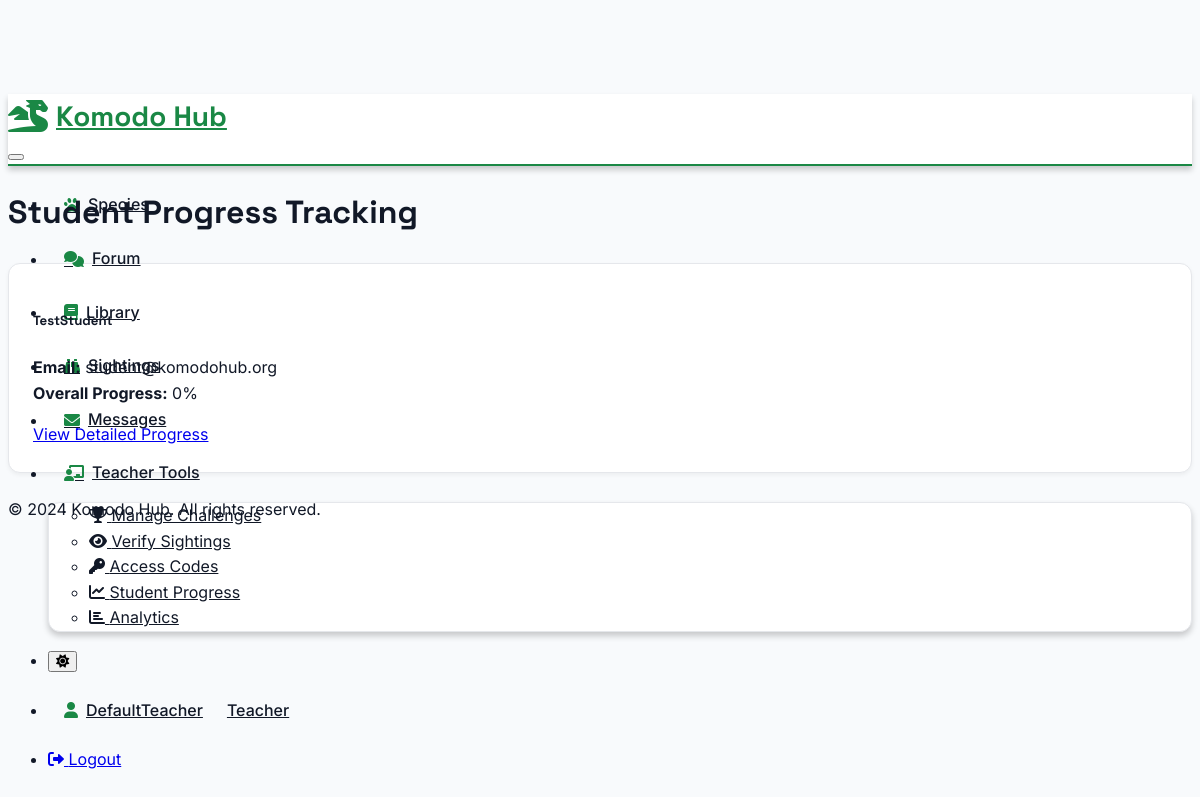
/student-list (signed in), run on the app's committed database.
### models.py (models this page shows, shortened)
class User(UserMixin, db.Model):
    id = db.Column(db.Integer, primary_key=True)
    username = db.Column(db.String(64), unique=True, nullable=False)
    email = db.Column(db.String(120), unique=True, nullable=False)
    password_hash = db.Column(db.String(256))
    role = db.Column(db.String(20), nullable=False)  # teacher, student, community
    created_at = db.Column(db.DateTime, default=datetime.utcnow)
    avatar = db.Column(db.String(200), default='default.svg')  # URL to avatar image
    theme_preference = db.Column(db.String(50), default='light')  # light, dark, nature
    achievements = db.relationship('Achievement', backref='user', lazy=True)
    resources = db.relationship('EducationalResource', backref='author', lazy=True)
    programs = db.relationship('ConservationProgram', backref='coordinator', lazy=True)
    progress = db.relationship('UserProgress', backref='user', lazy=True)
    programs_joined = db.relationship('ConservationProgram',
                                    secondary='user_programs',
                                    backref=db.backref('participants', lazy='dynamic'))
    species_sightings = db.relationship('SpeciesSighting', back_populates='observer', lazy=True)
    access_codes = db.relationship('SchoolAccessCode', backref='school', lazy=True)
    challenges = db.relationship('UserChallenge', back_populates='player', lazy=True)
    def get_progress_percentage(self):
        if self.role != 'student':
            return 100
        total_items = (
            Species.query.count() +
            EducationalResource.query.count() +
            ConservationProgram.query.count()
        )
        if total_items == 0:
            return 0
        completed_items = UserProgress.query.filter_by(
            user_id=self.id,
            completed=True
        ).count()
        return int((completed_items / total_items) * 100)

### blueprints/progress.py (the view)
@progress.route('/student-list')
@login_required
def student_list():
    if current_user.role != 'teacher':
        flash('Access denied. Teachers only.', 'danger')
        return redirect(url_for('main.dashboard'))
    students = User.query.filter_by(role='student').all()
    return render_template('progress/student_list.html', students=students)

### models.py (called while the page is built)
@login_manager.user_loader
def load_user(id):
    return User.query.get(int(id))

### templates/progress/student_list.html (shortened to what this page needs)
{% extends "base.html" %}
{% block content %}
<div class="container">
    <div class="row mb-4">
        <div class="col">
            <h1>Student Progress Tracking</h1>
        </div>
    </div>
    <div class="row">
        {% for student in students %}
        <div class="col-md-6 mb-4">
            <div class="card">
                <div class="card-body">
                    <h5 class="card-title">{{ student.username }}</h5>
                    <p class="card-text">
                        <strong>Email:</strong> {{ student.email }}<br>
                        <strong>Overall Progress:</strong> {{ student.get_progress_percentage() }}%
                    </p>
                    <a href="{{ url_for('progress.view_progress', student_id=student.id) }}"
                       class="btn btn-primary">View Detailed Progress</a>
                </div>
            </div>
        </div>
        {% endfor %}
    </div>
</div>
{% endblock %}

### templates/components/navbar.html (shortened to what this page needs)
<nav class="navbar navbar-expand-lg fixed-top">
    <div class="container-fluid">
        <a class="navbar-brand" href="{{ url_for('main.dashboard') }}">
            <i class="fas fa-dragon"></i>
            Komodo Hub
        </a>
        <button class="navbar-toggler" type="button" data-bs-toggle="collapse" data-bs-target="#navbarNav">
        </button>
        <div class="collapse navbar-collapse" id="navbarNav">
            {% if current_user.is_authenticated %}
            <ul class="navbar-nav me-auto mb-2 mb-lg-0">
                <li class="nav-item">
                    <a class="nav-link" href="{{ url_for('species.list') }}">
                        <i class="fas fa-paw"></i>
                        <span>Species</span>
                    </a>
                </li>
                <li class="nav-item">
                    <a class="nav-link" href="{{ url_for('forum.index') }}">
                        <i class="fas fa-comments"></i>
                        <span>Forum</span>
                    </a>
                </li>
                <li class="nav-item">
                    <a class="nav-link" href="{{ url_for('library.resources') }}">
                        <i class="fas fa-book"></i>
                        <span>Library</span>
                    </a>
                </li>
                <li class="nav-item">
                    <a class="nav-link" href="{{ url_for('species.my_sightings') }}">
                        <i class="fas fa-binoculars"></i>
                        <span>Sightings</span>
                    </a>
                </li>
                <li class="nav-item">
                    <a class="nav-link" href="{{ url_for('messaging.inbox') }}">
                        <i class="fas fa-envelope"></i>
                        <span>Messages</span>
                    </a>
                </li>
                {% if current_user.role == 'teacher' %}
                <li class="nav-item dropdown">
                    <a class="nav-link dropdown-toggle" href="#" role="button" data-bs-toggle="dropdown">
                        <i class="fas fa-chalkboard-teacher"></i>
                        <span>Teacher Tools</span>
                    </a>
                    <ul class="dropdown-menu">
                        <li>
                            <a class="dropdown-item" href="{{ url_for('gamification.conservation_challenges') }}">
                                <i class="fas fa-trophy"></i> Manage Challenges
                            </a>
                        </li>
                        <li>
                            <a class="dropdown-item" href="{{ url_for('species.all_sightings') }}">
                                <i class="fas fa-eye"></i> Verify Sightings
                            </a>
                        </li>
                        <li>
                            <a class="dropdown-item" href="{{ url_for('school.list_access_codes') }}">
                                <i class="fas fa-key"></i> Access Codes
                            </a>
                        </li>
                        <li>
                            <a class="dropdown-item" href="{{ url_for('progress.student_list') }}">
                                <i class="fas fa-chart-line"></i> Student Progress
                            </a>
                        </li>
                        <li>
                            <a class="dropdown-item" href="{{ url_for('analytics.dashboard') }}">
                                <i class="fas fa-chart-bar"></i> Analytics
                            </a>
                        </li>
                    </ul>
                </li>
                {% endif %}
            </ul>
            <ul class="navbar-nav align-items-center">
                <li class="nav-item me-3">
                    <button class="btn" id="themeToggle">
                        <i class="fas fa-moon"></i>
                    </button>
                </li>
                {% if current_user.is_authenticated %}
                <li class="nav-item me-3">
                    <div class="d-flex align-items-center">
                        <a class="nav-link text-nowrap d-flex align-items-center" href="{{ url_for('profile.customize') }}">
                            <i class="fas fa-user me-2"></i>
                            <span>{{ current_user.username }}</span>
                            <span class="badge bg-primary ms-2">{{ current_user.role|title }}</span>
                        </a>
                    </div>
                </li>
                <li class="nav-item">
                    <a class="btn btn-danger" href="{{ url_for('auth.logout') }}">
                        <i class="fas fa-sign-out-alt me-2"></i>
                        Logout
                    </a>
                </li>
                {% endif %}
            </ul>
            {% endif %}
        </div>
    </div>
</nav>

### templates/base.html (style rules this page uses)
:root { --transition-speed: 0.3s; --header-height: 70px; --card-border-radius: 12px; --spacing-unit: 1rem; --color-forest: #1a8845; --color-moss: #156c36; --color-earth: #5d4037; --color-sand: #d35400; --color-ocean: #2070b5; --shadow-sm: 0 2px 4px rgba(0, 0, 0, 0.15); --shadow-md: 0 4px 6px rgba(0, 0, 0, 0.2); --shadow-lg: 0 10px 15px rgba(0, 0, 0, 0.3); }
[data-bs-theme="light"] { --navbar-bg: #ffffff; --card-bg: #ffffff; --body-bg: #f8fafc; --text-primary: #111827; --text-muted: #4b5563; --heading-color: #111827; --color-forest-rgb: 26, 136, 69; --border-color: #e5e7eb; --card-shadow: 0 2px 4px rgba(0, 0, 0, 0.05); --section-bg: #f3f4f6; --hover-bg: rgba(26, 136, 69, 0.1); --nav-link-color: #111827; --nav-link-hover: #ffffff; --nav-bg-hover: var(--color-forest); --modal-bg: #ffffff; --dropdown-bg: #ffffff; --input-bg: #ffffff; --input-text: #111827; --dropdown-hover: #f3f4f6; }
body { font-family: 'Inter', sans-serif; line-height: 1.6; transition: all var(--transition-speed) ease; padding-top: calc(var(--header-height) + var(--spacing-unit)); background-color: var(--body-bg); color: var(--text-primary); }
h1, h2, h3, h4, h5, h6 { font-family: 'Space Grotesk', sans-serif; font-weight: 700; margin-bottom: calc(var(--spacing-unit) * 1.5); color: var(--heading-color); }
.navbar { height: var(--header-height); background: var(--navbar-bg); border-bottom: 2px solid var(--color-forest); box-shadow: var(--shadow-md); }
.navbar-brand { font-family: 'Space Grotesk', sans-serif; font-size: 1.75rem; font-weight: 700; color: var(--color-forest); display: flex; align-items: center; gap: calc(var(--spacing-unit) * 0.5); }
.navbar-brand i { font-size: 2rem; color: var(--color-forest); }
.nav-link { font-weight: 500; padding: calc(var(--spacing-unit) * 0.75) var(--spacing-unit); border-radius: 8px; transition: all var(--transition-speed) ease; display: flex; align-items: center; gap: calc(var(--spacing-unit) * 0.5); margin: calc(var(--spacing-unit) * 0.25) 0; color: var(--nav-link-color) !important; }
.nav-link i { color: var(--color-forest); }
.card { border: none; border-radius: var(--card-border-radius); background: var(--card-bg); box-shadow: var(--card-shadow); margin-bottom: calc(var(--spacing-unit) * 1.5); border: 1px solid var(--border-color); overflow: hidden; }
.card-body { color: var(--text-primary); padding: calc(var(--spacing-unit) * 1.5); }
.dropdown-menu { background: var(--dropdown-bg); border: 1px solid var(--border-color); box-shadow: var(--shadow-md); border-radius: var(--card-border-radius); }
.dropdown-item { color: var(--text-primary); }
.badge { font-weight: 500; padding: 0.5em 1em; border-radius: 6px; }

### data on the page
User: username "DefaultTeacher", role "Teacher"
User: username "TestStudent", email "student@komodohub.org", get_progress_percentage "0"
